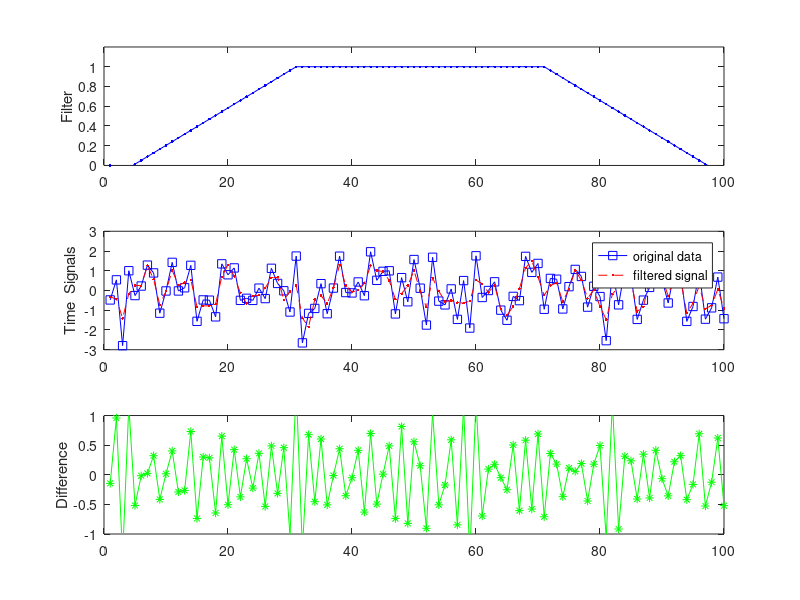

Write the MATLAB code that produced this figure.
N = 100;   % length of signal in time domain

data = randn(1,N);   % simulated data

DATA = fft(data);   % FFT of data

%     %     %     %     %     %     %     %     %     %     %

% Construct Filter

hf_gain = 0;   % can be set independently

atten_factor = -0.1;

LTF = [ hf_gain linspace(atten_factor, 1, 30) ones(1,39) linspace(1, atten_factor, 30)  ];

% Plot filter

clf;

subplot(3,1,1);

plot(LTF, '-b.');

ylim([0  1.2]);

ylabel('Filter');

%     %     %     %     %     %     %     %     %     %     %

% Combine data and filter in frequency domain

LTF = fftshift(LTF);   % shift to match FFT output of data

COMBINED =  DATA .* LTF;   % multiply signal by filter

combined = ifft(COMBINED);   % convert to time domain

%     %     %     %     %     %     %     %     %     %     %

% Plot original and output signals

subplot(3,1,2);

hold on;

box on;

plot(data, '-bs');

plot(real(combined), '--r.');

ylabel('Time  Signals');

legend('original data', 'filtered signal');

% Plot difference between original and output signals

subplot(3,1,3);

plot(data - real(combined), '-g*');

ylabel('Difference');

ylim([-1 1]);